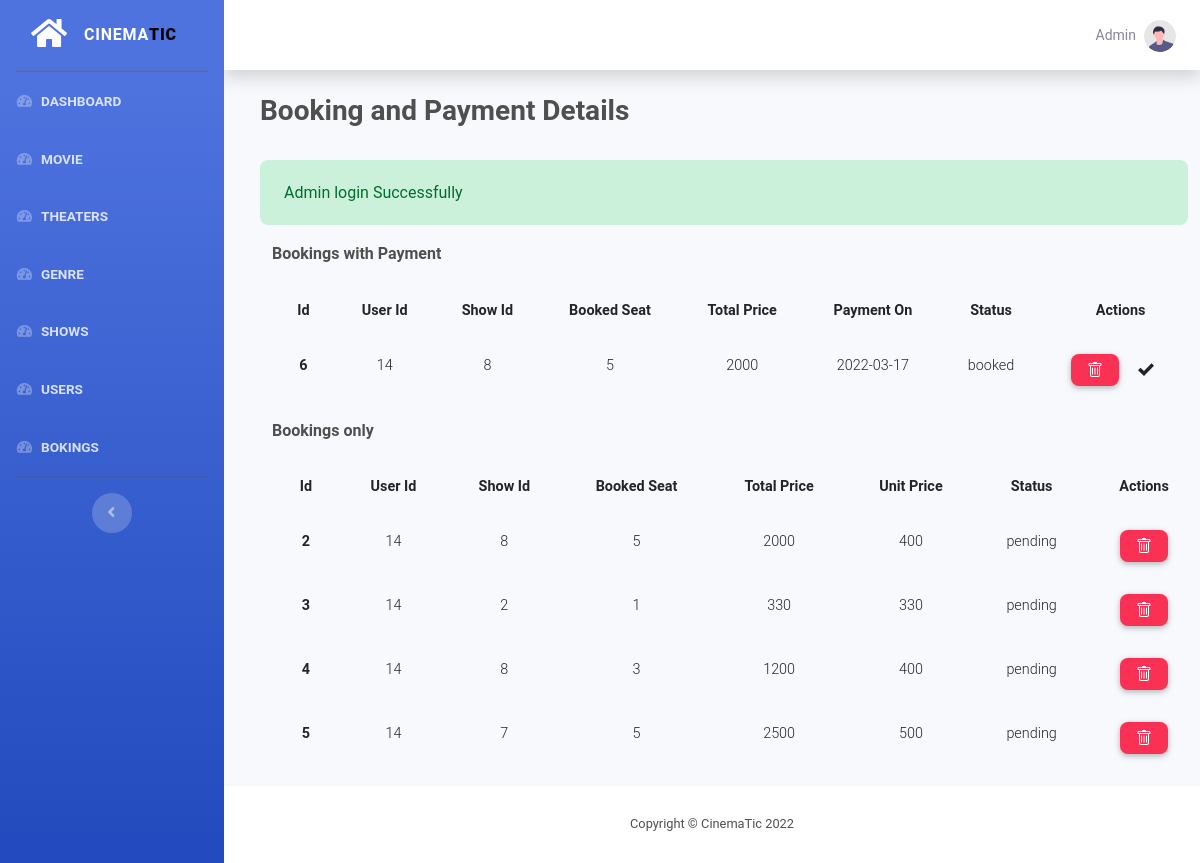
The app's page /admin/booking/index.php (signed in), older data.
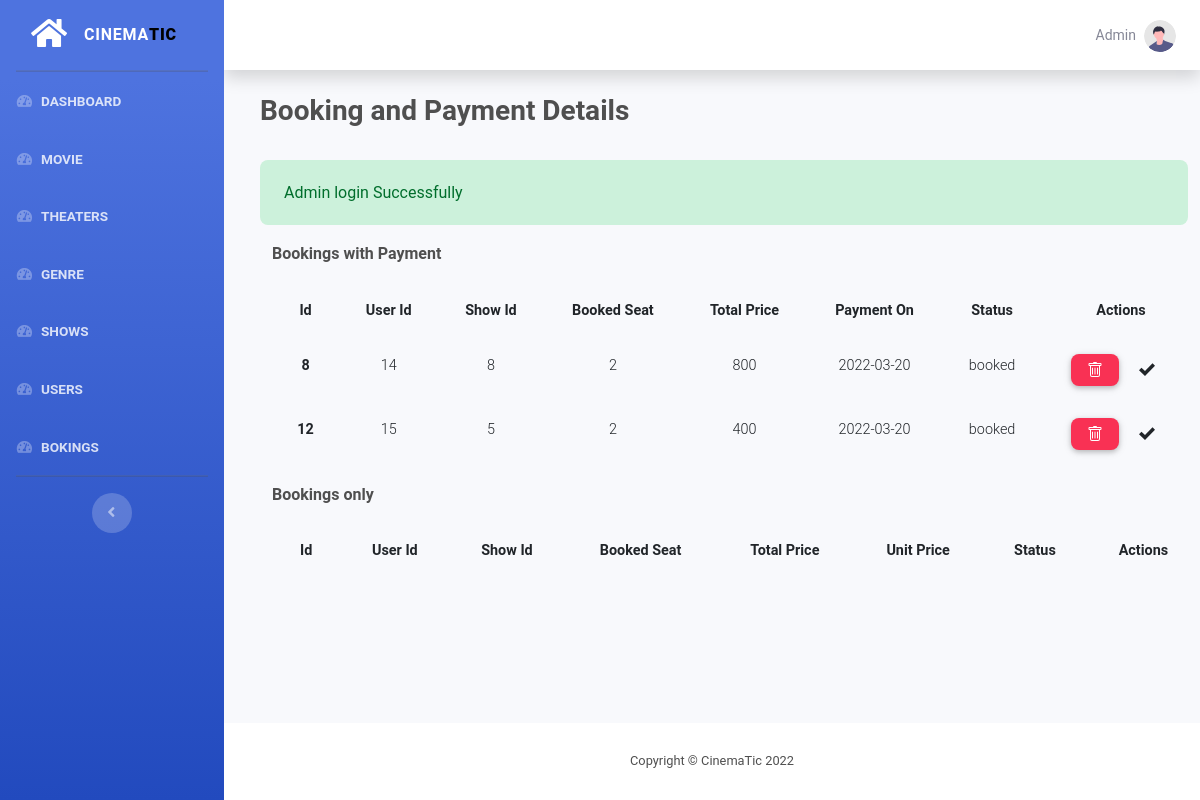
The same page, newer data.
### tables this page shows
CREATE TABLE `payment` (
  `id` int(11) NOT NULL,
  `booking_id` int(11) NOT NULL,
  `amount` int(11) NOT NULL,
  `payment_on` date NOT NULL
);

CREATE TABLE `booking` (
  `id` int(11) NOT NULL,
  `user_id` int(11) NOT NULL,
  `show_id` int(11) NOT NULL,
  `total_tickets` int(11) NOT NULL,
  `unit_price` int(11) NOT NULL,
  `status` varchar(10) NOT NULL,
  `booked_seat` int(11) NOT NULL,
  `total_price` int(11) NOT NULL
);

### admin/components/admin.php (called while the page is built, shortened)
<?php
include  __DIR__ . "/../../functions/db.php";
include  __DIR__ . "/../../functions/functions.php";
$page_url = "http://localhost/mtbs/admin/";

### functions/functions.php (called while the page is built, shortened)
<?php
function hasSuccess()
{
    return !empty($_SESSION['success']);
}
function getSuccess()
{
    $msg = $_SESSION['success'] ?? '';
    return $msg;
}

### functions/db.php (called while the page is built, shortened)
<?php
function pdo()
{
    $dbhost = "localhost";
    $dbname = "mtbs";
    $dbuser = "root";
    $dbpass = "";
    $options = [
        PDO::ATTR_DEFAULT_FETCH_MODE => PDO::FETCH_ASSOC
    ];
    $dsn = "mysql:host=" . $dbhost . ";dbname=" . $dbname;
    try {
        $pdo = new PDO($dsn, $dbuser, $dbpass, $options);
    } catch (PDOException $e) {
        die("Cannot Connect to Database: " . $e->getMessage());
    }
    return $pdo;
}
function query($sql, $all = true)
{
    $pdo = pdo();
    $stmt = $pdo->prepare($sql);
    $stmt->execute();
    if ($all) {
        return $stmt->fetchAll();
    }
    return $stmt->fetch();
}
function where($table, $col, $opr, $val, $all = true)
{
    $pdo = pdo();
    $stmt = $pdo->prepare("SELECT * FROM $table WHERE $col $opr ?");
    $stmt->execute([$val]);
    if ($all) {
        return $stmt->fetchAll();
    }
    return $stmt->fetch();
}

### admin/booking/index.php (the view, shortened to what this page needs)
<?php
require_once __DIR__ . "/../components/admin.php";
$result = query('select * from payment JOIN booking ON payment.booking_id = booking.id', true);
$bookings = where('booking', 'status', '=', 'pending');
include  __DIR__ . "/../components/header.php";
include  __DIR__ . "/../components/sidebar.php";
?>
<div class="container-fluid">
    <div class="d-flex m-4 justify-content-between mb-4">
        <h3 class="font-weight-bold">Booking and Payment Details</h3>
    </div>
    <?php if (hasSuccess()) : ?>
        <div id="success" class="ml-4 alert alert-success">
            <?php echo getSuccess(); ?>
        </div>
    <?php endif; ?>
    <div class="container">
        <p class="text-gray font-weight-bold mx-4">Bookings with Payment</p>
        <table class="table mx-4 table-responsive-md table-borderless">
            <thead>
                <tr>
                    <th class="font-weight-bold text-center">Id</th>
                    <th class="font-weight-bold text-center">User Id</th>
                    <th class="font-weight-bold text-center">Show Id</th>
                    <th class="font-weight-bold text-center">Booked Seat</th>
                    <th class="font-weight-bold text-center">Total Price</th>
                    <th class="font-weight-bold text-center">Payment On</th>
                    <th class="font-weight-bold text-center">Status</th>
                    <th class="font-weight-bold text-center">Actions</th>
                </tr>
            </thead>
            <tbody>
                <?php foreach ($result as $key) : ?>
                    <tr>
                        <td class="font-weight-bold text-center"><?php echo $key['id']; ?></td>
                        <td class=" text-center"><?php echo $key['user_id']; ?></td>
                        <td class=" text-center"><?php echo $key['show_id']; ?></td>
                        <td class=" text-center"><?php echo $key['booked_seat']; ?></td>
                        <td class=" text-center"><?php echo $key['total_price']; ?></td>
                        <td class=" text-center"><?php echo $key['payment_on']; ?></td>
                        <td class=" text-center"><?php echo $key['status']; ?></td>
                        <td class=" text-center">
                            <a class="btn btn-danger btn-sm rounded-5" style="height: 2rem;" onclick="confirmDelete(<?php echo $key['id']; ?>)" href="#!">
                            </a>
                            <?php if ($key['status'] == 'booked') : ?>
                                <svg class="mx-3 my-2" fill="currentColor" xmlns="http://www.w3.org/2000/svg" width="16" height="16" viewBox="0 0 24 24">
                                    <path d="M20.285 2l-11.285 11.567-5.286-5.011-3.714 3.716 9 8.728 15-15.285z" />
                                </svg>
                            <?php endif ?>
                        </td>
                    </tr>
                <?php endforeach;  ?>
            </tbody>
        </table>
        <p class="text-gray font-weight-bold mx-4">Bookings only</p>
        <table class="table mx-4 table-responsive-md table-borderless">
            <thead>
                <tr>
                    <th class="font-weight-bold text-center">Id</th>
                    <th class="font-weight-bold text-center">User Id</th>
                    <th class="font-weight-bold text-center">Show Id</th>
                    <th class="font-weight-bold text-center">Booked Seat</th>
                    <th class="font-weight-bold text-center">Total Price</th>
                    <th class="font-weight-bold text-center">Unit Price</th>
                    <th class="font-weight-bold text-center">Status</th>
                    <th class="font-weight-bold text-center">Actions</th>
                </tr>
            </thead>
            <tbody>
                <?php foreach ($bookings as $key) : ?>
                    <tr>
                        <td class="font-weight-bold text-center"><?php echo $key['id']; ?></td>
                        <td class=" text-center"><?php echo $key['user_id']; ?></td>
                        <td class=" text-center"><?php echo $key['show_id']; ?></td>
                        <td class=" text-center"><?php echo $key['booked_seat']; ?></td>
                        <td class=" text-center"><?php echo $key['total_price']; ?></td>
                        <td class=" text-center"><?php echo $key['unit_price']; ?></td>
                        <td class=" text-center"><?php echo $key['status']; ?></td>
                        <td class=" text-center">
                            <a class="btn btn-danger btn-sm rounded-5" style="height: 2rem;" onclick="confirmDelete(<?php echo $key['id']; ?>)" href="#!">
                            </a>
                        </td>
                    </tr>
                <?php endforeach;  ?>
            </tbody>
        </table>
    </div>
</div>
</div>
<?php include "../components/footer.php"; ?>

### admin/components/header.php (shortened to what this page needs)
<?php require_once "admin.php" ?>
<!DOCTYPE html>
<html lang="en">
<head>
    <link href="<?php echo $page_url ?>vendor/fontawesome-free/css/all.css" rel="stylesheet" type="text/css" />
    <link href="<?php echo $page_url ?>css/sb-admin-2.min.css" rel="stylesheet" />
    <link rel="stylesheet" href="<?php echo $page_url ?>css/mdb.min.css">
</head>
<body id="page-top">

### admin/components/sidebar.php (shortened to what this page needs)
<div id="wrapper">
    <ul class="navbar-nav bg-gradient-primary sidebar sidebar-dark accordion" id="accordionSidebar">
        <a class="sidebar-brand d-flex align-items-center justify-content-center" href="./index.php">
            <div class="sidebar-brand-icon">
                <i class="fas fa-home"></i>
            </div>
            <div class="sidebar-brand-text mx-3 font-weight-bold ">CINEMA<span class="font-weight-bolder text-black">TIC</span> </div>
        </a>
        <hr class="sidebar-divider my-0" />
        <li class="nav-item">
            <a class="nav-link" href="http://localhost/mtbs/admin/">
                <i class="fas fa-fw fa-tachometer-alt"></i>
                <span class="font-weight-bold text-uppercase "> Dashboard</span></a>
        </li>
        <li class="nav-item">
            <a class="nav-link" href="http://localhost/mtbs/admin/movie">
                <i class="fas fa-fw fa-tachometer-alt"></i>
                <span class="font-weight-bold text-uppercase ">Movie</span></a>
        </li>
        <li class="nav-item">
            <a class="nav-link" href="http://localhost/mtbs/admin/hall">
                <i class="fas fa-fw fa-tachometer-alt"></i>
                <span class="font-weight-bold text-uppercase ">Theaters</span></a>
        </li>
        <li class="nav-item">
            <a class="nav-link" href="http://localhost/mtbs/admin/genre">
                <i class="fas fa-fw fa-tachometer-alt"></i>
                <span class="font-weight-bold text-uppercase ">Genre</span></a>
        </li>
        <li class="nav-item">
            <a class="nav-link" href="http://localhost/mtbs/admin/show">
                <i class="fas fa-fw fa-tachometer-alt"></i>
                <span class="font-weight-bold text-uppercase ">Shows</span></a>
        </li>
        <li class="nav-item">
            <a class="nav-link" href="http://localhost/mtbs/admin/user">
                <i class="fas fa-fw fa-tachometer-alt"></i>
                <span class="font-weight-bold text-uppercase ">Users</span></a>
        </li>
        <li class="nav-item">
            <a class="nav-link" href="http://localhost/mtbs/admin/booking">
                <i class="fas fa-fw fa-tachometer-alt"></i>
                <span class="font-weight-bold text-uppercase ">Bokings</span></a>
        </li>
        <hr class="sidebar-divider" />
        <div class="text-center d-none d-md-inline">
            <button class="rounded-circle border-0" id="sidebarToggle"></button>
        </div>
    </ul>
    <div id="content-wrapper" class="d-flex flex-column">
        <div id="content">
            <nav class="navbar navbar-expand navbar-light bg-white topbar mb-4 static-top shadow">
                <ul class="navbar-nav ml-auto">
                    <li class="nav-item dropdown no-arrow">
                        <a class="nav-link dropdown-toggle" href="#" id="userDropdown" role="button" data-toggle="dropdown" aria-haspopup="true" aria-expanded="false">
                            <span class="mr-2 d-none d-lg-inline text-gray-600 small">Admin</span>
                            <img class="img-profile rounded-circle" src="<?php echo $page_url ?>img/undraw_profile.svg" />
                        </a>
                    </li>
                </ul>
            </nav>

### admin/components/footer.php (shortened to what this page needs)
<footer class="sticky-footer bg-white">
    <div class="container my-auto">
        <div class="copyright text-center my-auto">
            <span>Copyright &copy; CinemaTic <?php echo date('Y') ?></span>
        </div>
    </div>
</footer>
</div>
</div>
</body>
</html>

Row changes from the older to the newer data that the page shows:
removed payment: booking "6", booking.user_id "14", booking.show_id "8", booking.booked_seat "5", booking.total_price "2000", payment_on "2022-03-17", booking.status "booked"
removed booking: id "2", user "14", show "8", booked_seat "5", total_price "2000", unit_price "400", status "pending"
removed booking: id "3", user "14", show "2", booked_seat "1", total_price "330", unit_price "330", status "pending"
removed booking: id "4", user "14", show "8", booked_seat "3", total_price "1200", unit_price "400", status "pending"
removed booking: id "5", user "14", show "7", booked_seat "5", total_price "2500", unit_price "500", status "pending"
added payment: booking "8", booking.user_id "14", booking.show_id "8", booking.booked_seat "2", booking.total_price "800", payment_on "2022-03-20", booking.status "booked"
added payment: booking "12", booking.user_id "15", booking.show_id "5", booking.booked_seat "2", booking.total_price "400", payment_on "2022-03-20", booking.status "booked"
